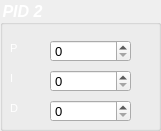
     <widget class="QGroupBox" name="groupBox_14">
      <property name="geometry">
       <rect>
        <x>180</x>
        <y>460</y>
        <width>161</width>
        <height>131</height>
       </rect>
      </property>
      <property name="font">
       <font>
        <pointsize>12</pointsize>
        <weight>75</weight>
        <italic>true</italic>
        <bold>true</bold>
       </font>
      </property>
      <property name="styleSheet">
       <string notr="true">color: rgb(255, 255, 255);</string>
      </property>
      <property name="title">
       <string>PID 2</string>
      </property>
      <widget class="QLabel" name="label_80">
       <property name="geometry">
        <rect>
         <x>10</x>
         <y>40</y>
         <width>55</width>
         <height>16</height>
        </rect>
       </property>
       <property name="font">
        <font>
         <pointsize>8</pointsize>
         <weight>50</weight>
         <italic>false</italic>
         <bold>false</bold>
        </font>
       </property>
       <property name="text">
        <string>P</string>
       </property>
      </widget>
      <widget class="QLabel" name="label_108">
       <property name="geometry">
        <rect>
         <x>10</x>
         <y>100</y>
         <width>55</width>
         <height>16</height>
        </rect>
       </property>
       <property name="font">
        <font>
         <pointsize>8</pointsize>
         <weight>50</weight>
         <italic>false</italic>
         <bold>false</bold>
        </font>
       </property>
       <property name="text">
        <string>D</string>
       </property>
      </widget>
      <widget class="QLabel" name="label_109">
       <property name="geometry">
        <rect>
         <x>10</x>
         <y>70</y>
         <width>55</width>
         <height>16</height>
        </rect>
       </property>
       <property name="font">
        <font>
         <pointsize>8</pointsize>
         <weight>50</weight>
         <italic>false</italic>
         <bold>false</bold>
        </font>
       </property>
       <property name="text">
        <string>I</string>
       </property>
      </widget>
      <widget class="QSpinBox" name="spinBoxP2">
       <property name="geometry">
        <rect>
         <x>50</x>
         <y>40</y>
         <width>81</width>
         <height>22</height>
        </rect>
       </property>
       <property name="font">
        <font>
         <pointsize>10</pointsize>
         <weight>50</weight>
         <italic>false</italic>
         <bold>false</bold>
        </font>
       </property>
       <property name="styleSheet">
        <string notr="true">color: rgb(0, 0, 0);</string>
       </property>
      </widget>
      <widget class="QSpinBox" name="spinBoxI2">
       <property name="geometry">
        <rect>
         <x>50</x>
         <y>70</y>
         <width>81</width>
         <height>22</height>
        </rect>
       </property>
       <property name="font">
        <font>
         <pointsize>10</pointsize>
         <weight>50</weight>
         <italic>false</italic>
         <bold>false</bold>
        </font>
       </property>
       <property name="styleSheet">
        <string notr="true">color: rgb(0, 0, 0);</string>
       </property>
      </widget>
      <widget class="QSpinBox" name="spinBoxD2">
       <property name="geometry">
        <rect>
         <x>50</x>
         <y>100</y>
         <width>81</width>
         <height>22</height>
        </rect>
       </property>
       <property name="font">
        <font>
         <pointsize>10</pointsize>
         <weight>50</weight>
         <italic>false</italic>
         <bold>false</bold>
        </font>
       </property>
       <property name="styleSheet">
        <string notr="true">color: rgb(0, 0, 0);</string>
       </property>
      </widget>
     </widget>
